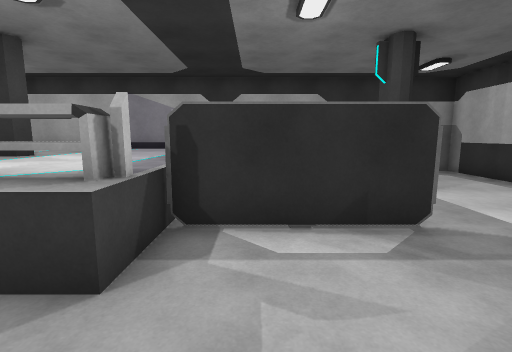
view 1 (above)

16 first-person views from a walk through a 3-D level made in the Unity game engine. The camera is 1.5 m above the floor, tilts 8° down and sees 85° across. The floor is counted in squares, 1 m on a side. Each view is taken from the middle of a square. On the plan, view 1 faces up. The plan holds only what a view shows up to about 14 squares ahead; the rest is blank. Some animated figures are left out.

view 2
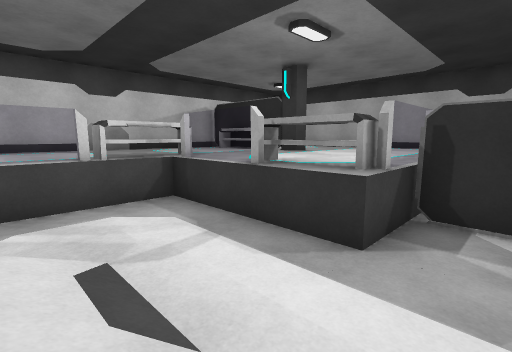

view 3
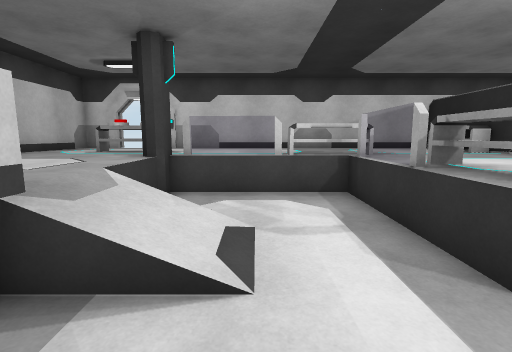

view 4
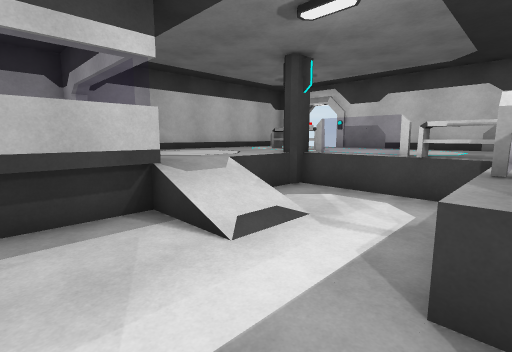

view 5
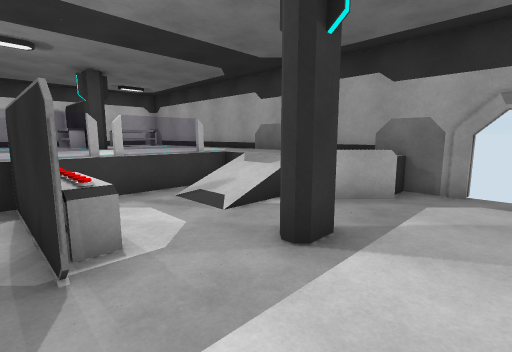

view 6
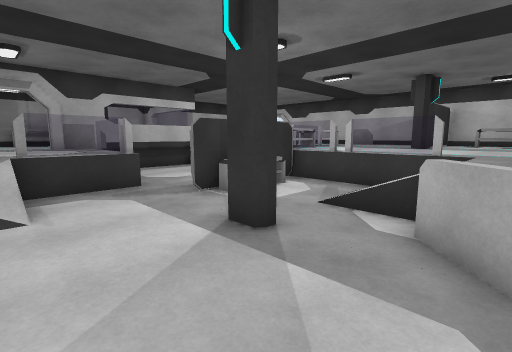

view 7
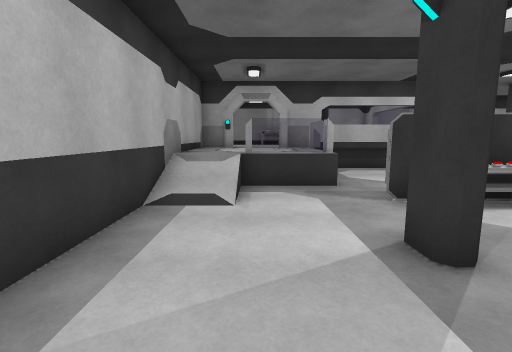

view 8
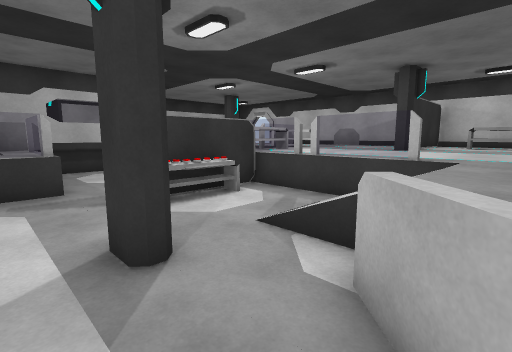

view 9
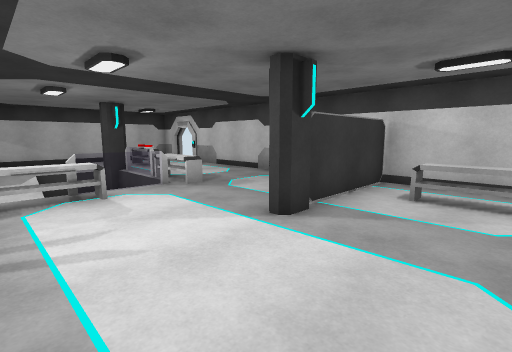

view 10
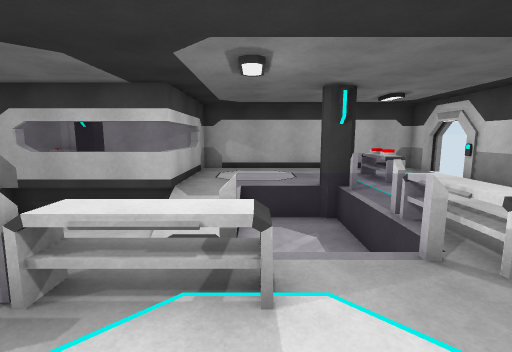

view 11
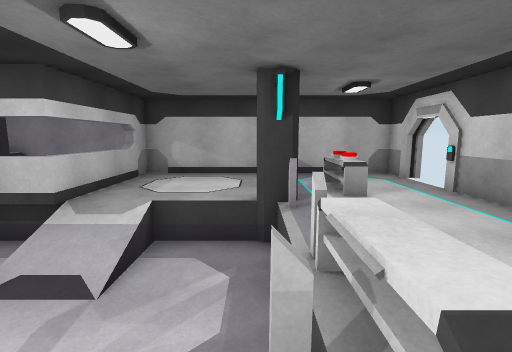

view 12
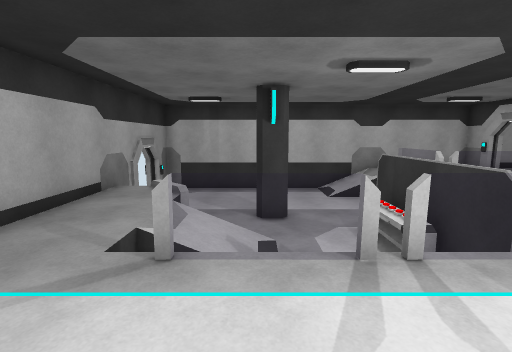

view 13
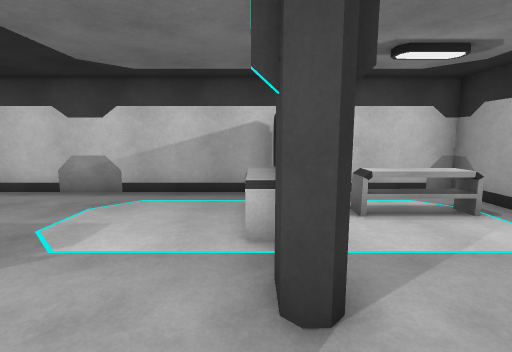

view 14
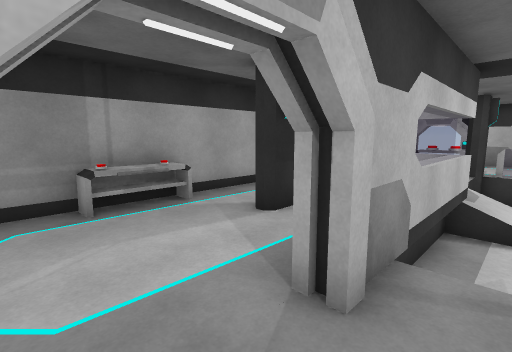

view 15
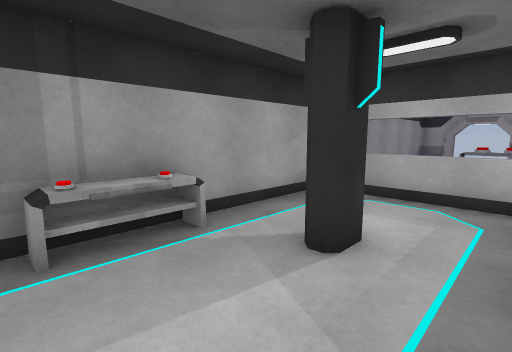

view 16
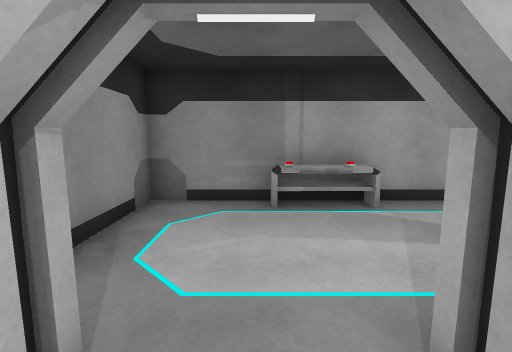

### Floor plan
Key: @ floor where view 1 was taken; # wall or solid block; x gap in a wall; . main floor; - floor 1 m lower than the main floor; / step, stairs or slope; = window, fence, low wall or low ledge; C column; T table.
Columns run from 12 left of view 1 to 9 right of it. Each row starts with its distance up from view 1.
 13                  # #
 12 ##################-###
 11 #.TT.........../#----#
 10 #.TT.......=..=#-----#
  9 #.TT......=-//-------#
  8 #....##...=-//--C----#
  7 ##TTT#C...=-----#----#
  6 #.........#----------#
  5 #.........##TTT------#
  4 #.......TT#=--#----//#
  3 #....T===TT--------//#
  2 #....T----------===..#
  1 #....T----------=....#
  0 #....=------@---=....#
 -1 #....=---//-----.....#
 -2 #....#---//#===##..###
 -3 #..TTCC....=.........#
 -4 #..TT......=.........#
 -5  ..TT......=..C......#
 -6 x..........=.........#
 -7 #..........#...TTTT..#
 -8 ######################

Where each view was taken, in squares from view 1:
view 1: 0 up, 0 right, facing up
view 2: 1 down, 0 right, facing up-left
view 3: 0 up, 1 right, facing left
view 4: 3 up, 1 right, facing down-left
view 5: 4 up, 6 right, facing up-left
view 6: 11 up, 7 right, facing down-left
view 7: 11 up, 6 right, facing down
view 8: 11 up, 5 right, facing down-left
view 9: 11 up, 2 left, facing down-left
view 10: 6 up, 4 left, facing down
view 11: 4 up, 6 left, facing down
view 12: 8 up, 5 left, facing right
view 13: 7 up, 4 left, facing left
view 14: 1 down, 7 right, facing down-left
view 15: 3 down, 6 right, facing down-left
view 16: 1 down, 6 right, facing down
